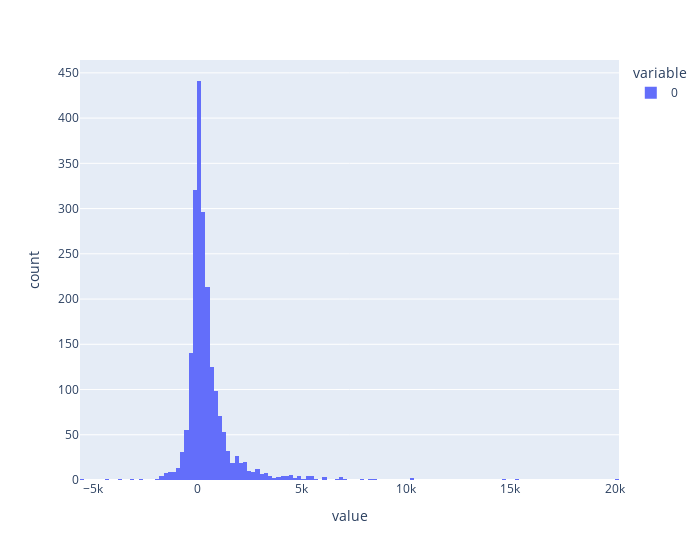

The notebook cell saved with this chart:
### Code cell
# plot | absolute increase

diff_lst_people = []
nr_people = [round(i,1) for i in df_merged["NR_OF_PEOPLE_2016"]]
for i,nr in enumerate(list(df_merged["ERP_P_202021"])):
    if nr!=nr_people[i]:
        diff_lst_people.append(nr-nr_people[i])
        
pd.DataFrame(diff_lst_people,columns=["Difference in People"]).describe()

fig = px.histogram(diff_lst_people,width=700)
fig.show()

### Figure 1 — Plotly figure (JSON) as saved in the notebook; plotly's stock layout.template omitted (floating-point values rounded to 4 significant figures; data arrays with more than 128 entries replaced by an {"elided": "..."} marker saying what was removed)
{"data": [{"alignmentgroup": "True", "bingroup": "x", "hovertemplate": "variable=0<br>value=%{x}<br>count=%{y}<extra></extra>", "legendgroup": "0", "marker": {"color": "#636efa", "pattern": {"shape": ""}}, "name": "0", "offsetgroup": "0", "orientation": "v", "showlegend": true, "type": "histogram", "x": {"elided": "2146 int values"}, "xaxis": "x", "yaxis": "y"}], "layout": {"barmode": "relative", "legend": {"title": {"text": "variable"}, "tracegroupgap": 0}, "margin": {"t": 60}, "width": 700, "xaxis": {"anchor": "y", "domain": [0, 1], "title": {"text": "value"}}, "yaxis": {"anchor": "x", "domain": [0, 1], "title": {"text": "count"}}}}
